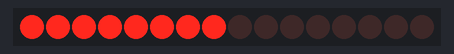
Bench run of a sketch on a simulated Arduino Uno, built with avr-gcc and run on an emulated ATmega328P. Shown: 16 shift-register outputs drawn as a row of LEDs (first output left, lit = HIGH). Wiring (inferred from the names in the program): 2 × shift register (74HC595): data pin 10; shift clock pin 7; latch pin 8. Wiring (inferred from the signals the program sends): row of LEDs: on Q0, Q1, Q2, Q3, Q4, Q5, Q6, Q7, Q8, Q9, Q10, Q11, Q12, Q13, Q14, Q15.

Above: at 0.2 s.
At 1.7 s:
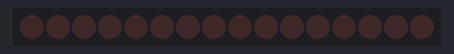
Timing chart, 0 to 3.0 s (numbered marks = the images above):
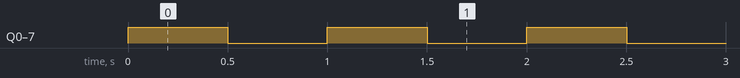

Measured:
- by itself, Q0–7: alternates HIGH for 0.50 s and LOW for 0.50 s

The sketch:

sketch_apr05a.ino
```cpp
const int dataPin = 10; //The Serial Data Pinto the Shift Register
const int latchPin = 8; //The Latch Pin to the Shift Register
const int clockPin = 7; //The Clock Pin to the Shift Register
int state = 0;

void setup() {
  pinMode(dataPin, OUTPUT); //Configure Digital Pins
  pinMode(latchPin, OUTPUT);
  pinMode(clockPin, OUTPUT);
}

void loop() {
  if( state == 0) {
    int rowVal = B00000000;
    int colVal = B11111111;
    DotMatrixWrite(rowVal, colVal);
    delay(500);
    state = 1;
  }
  else {
    int rowVal = B00000000;
    int colVal = B11111111;
    DotMatrixWrite(rowVal, ~colVal);
    delay(500);
    state = 0;
  }
}

void DotMatrixWrite(int rowVal, int colVal) {
  digitalWrite(latchPin, LOW); //Pull latch LOW to send data
  shiftOut(dataPin, clockPin, MSBFIRST, rowVal); //send the row data byte. Row data should be sent first
  shiftOut(dataPin, clockPin, MSBFIRST, colVal);
  digitalWrite(latchPin, HIGH);
}
```
